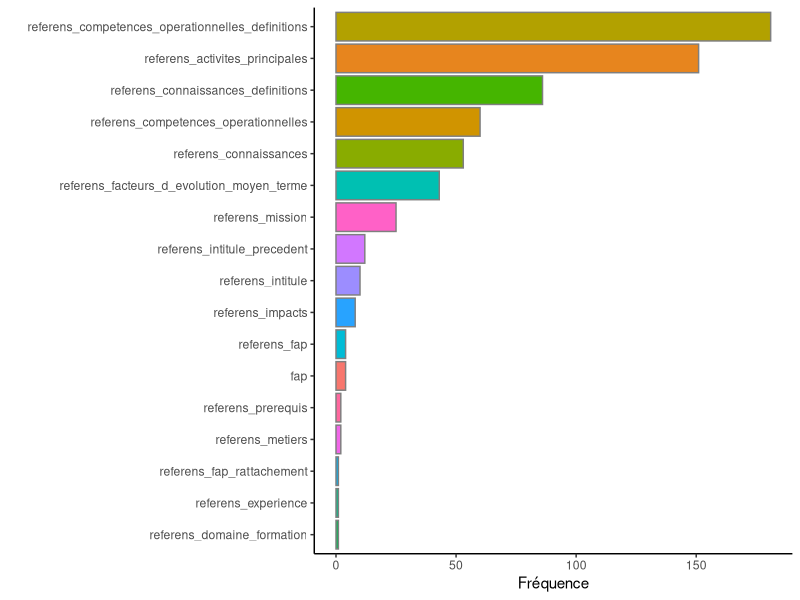
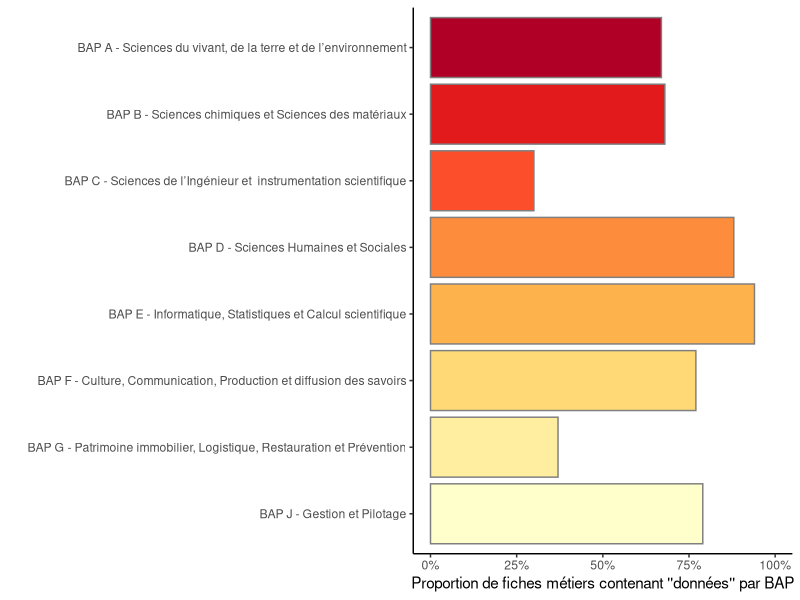
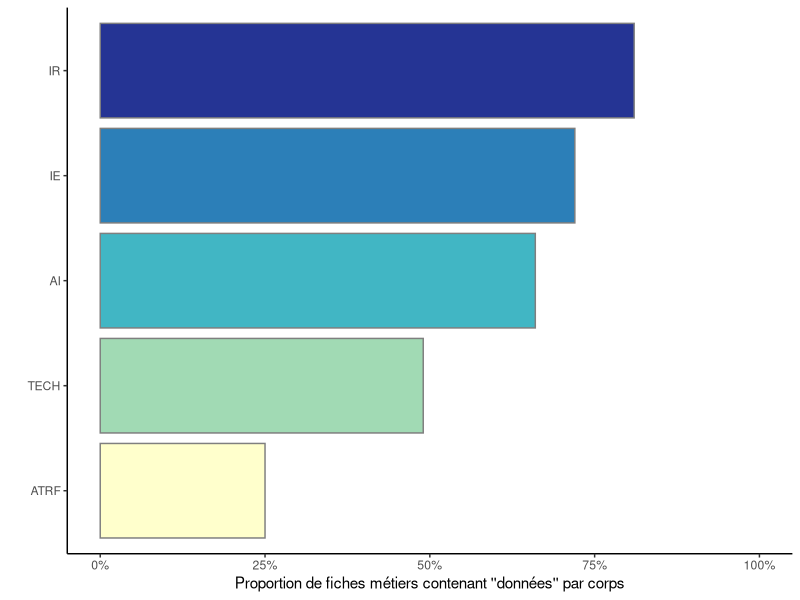

These charts were generated, in order, by the following R code:
## ---- chunk 1
knitr::opts_chunk$set(echo = TRUE)
library(tidyr, quietly = TRUE)
library(dplyr, quietly = TRUE)
library(tibble, quietly = TRUE)
library(stringr, quietly = TRUE)
library(ggplot2, quietly = TRUE)
library(forcats, quietly = TRUE)
library(tm, quietly = TRUE)
library(RColorBrewer, quietly = TRUE)
library(knitr, quietly = TRUE)
## ---- chunk 2
data <- read.csv2("fr-esr_referentiel_metier_referens_3.csv") %>%
  mutate(Id = row_number())
names(data) #noms de colonnes

variables <- data %>%
  select(-Id) %>%
  colnames()
## ---- chunk 3
donnees <- "Donnees|donnees|Données|données|Donnee|donnee|Donnée|donnée"
## ---- chunk 4
denombrement <- data %>%
  column_to_rownames("Id") %>%
  #select(Nom des colonnes, séparées par une virgule) %>%
  mutate_all(str_count, donnees) %>%
  mutate(somme = rowSums(.)) %>%
  rownames_to_column("Id") %>%
  filter(somme > 0) %>%
  arrange(desc(somme))
  
data_filtered <- data %>%
  filter(Id %in% denombrement$Id) %>%
  mutate(Id = as.character(Id)) %>%
  left_join(denombrement %>% select(Id, somme), by = "Id")
## ---- chunk 5
denombrement %>%
  select(-somme) %>%
  column_to_rownames("Id") %>%
  summarise_all(sum) %>%
  rownames_to_column("Id") %>%
  gather("variable", "somme", -Id) %>%
  filter(somme > 0) %>%
  ggplot(aes(x=fct_reorder(variable, somme), y = somme)) +
  geom_col(aes(fill = variable), color = "grey50") +
  labs(x = "", y = "Fréquence")+
  coord_flip()+
  theme_classic() +
  theme(legend.position = "none")
## ---- chunk 6
BAP_filtered <- data_filtered %>%
  count(bap) %>%
  arrange(bap)

BAP <- data %>%
  count(bap)

BAP_filtered_pourcentage <- BAP_filtered %>%
  left_join(BAP, BAP_filtered, by = "bap") %>%
  mutate(pourcentage_bap=round(n.x/n.y,2),
         bap=fct_reorder(bap, bap, .desc = TRUE))

BAP_filtered_pourcentage %>%
  ggplot(aes(x = bap, y = pourcentage_bap)) +
  geom_col(aes(fill = bap), color = "grey50") +
  labs(x = "", y = "Proportion de fiches métiers contenant ''données'' par BAP") +
  coord_flip() +
  theme_classic() +
  theme(legend.position = "none") +
  scale_fill_manual(values = brewer.pal(8, "YlOrRd")) +
  scale_y_continuous(labels = scales::percent, limits = c(0,1))
## ---- chunk 7
# Classer les corps dans l'ordre hiérarchique
ordre_corps <- c("ATRF", "TECH", "AI", "IE", "IR")

corps_filtered <- data_filtered %>%
  count(referens_cs) %>%
  arrange(desc(n))

corps <- data %>%
  count(referens_cs)

corps_filtered_pourcentage <- corps_filtered %>%
  left_join(corps, corps_filtered, by = "referens_cs") %>%
  mutate(pourcentage_corps=round(n.x/n.y,2),
         referens_cs=factor(referens_cs, levels = ordre_corps))

corps_filtered_pourcentage %>%
  ggplot(aes(x = referens_cs, y = pourcentage_corps)) +
  geom_col(aes(fill = referens_cs), color = "grey50") +
  labs(x = "", y = "Proportion de fiches métiers contenant ''données'' par corps") +
  coord_flip() +
  theme_classic() +
  theme(legend.position = "none") +
  scale_fill_manual(values = brewer.pal(5, "YlGnBu")) +
  scale_y_continuous(labels = scales::percent, limits = c(0,1))
## ---- chunk 8
intitule_TRUE <- denombrement %>%
  filter(denombrement$referens_intitule >0 | denombrement$referens_metiers >0)

intitule_filtered <- data_filtered %>%
  filter(Id %in% intitule_TRUE$Id) %>%
  mutate(Id = as.character(Id),
         referens_cs=factor(referens_cs, levels = ordre_corps)) %>%
  left_join(data_filtered %>% select(Id, somme), by = "Id") %>%
  select(referens_intitule, referens_metiers, bap, referens_fap, referens_cs) %>%
  group_by(bap) %>%
  arrange(referens_cs, .by_group = TRUE)
## ---- chunk 9
kable(intitule_filtered, caption = "Fiches métiers faisant apparaître le terme 'données' dans leur intitulé ou équivalent")
